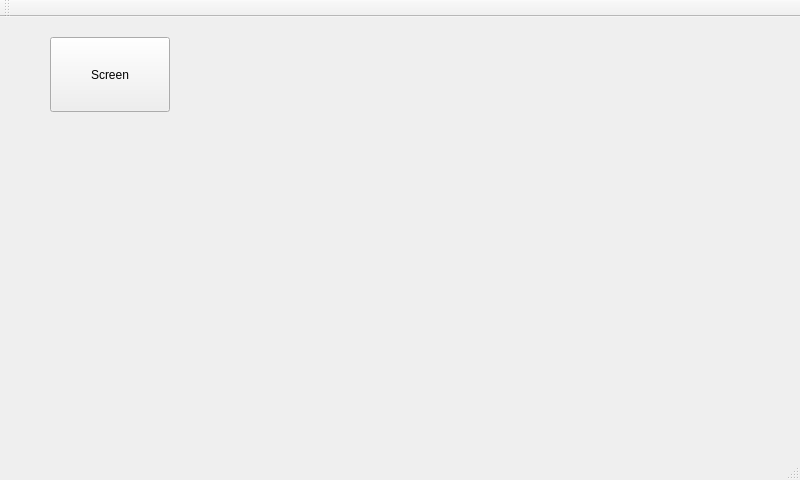
<?xml version="1.0" encoding="UTF-8"?>
<ui version="4.0">
 <class>MainWindow</class>
 <widget class="QMainWindow" name="MainWindow">
  <property name="geometry">
   <rect>
    <x>0</x>
    <y>0</y>
    <width>800</width>
    <height>480</height>
   </rect>
  </property>
  <property name="windowTitle">
   <string>AVD-Tool</string>
  </property>
  <widget class="QWidget" name="centralWidget">
   <widget class="QPushButton" name="bt_screen">
    <property name="geometry">
     <rect>
      <x>50</x>
      <y>20</y>
      <width>120</width>
      <height>75</height>
     </rect>
    </property>
    <property name="text">
     <string>Screen</string>
    </property>
   </widget>
  </widget>
  <widget class="QMenuBar" name="menuBar">
   <property name="geometry">
    <rect>
     <x>0</x>
     <y>0</y>
     <width>800</width>
     <height>31</height>
    </rect>
   </property>
  </widget>
  <widget class="QToolBar" name="mainToolBar">
   <attribute name="toolBarArea">
    <enum>TopToolBarArea</enum>
   </attribute>
   <attribute name="toolBarBreak">
    <bool>false</bool>
   </attribute>
  </widget>
  <widget class="QStatusBar" name="statusBar"/>
 </widget>
 <layoutdefault spacing="6" margin="11"/>
 <resources/>
 <connections/>
</ui>
